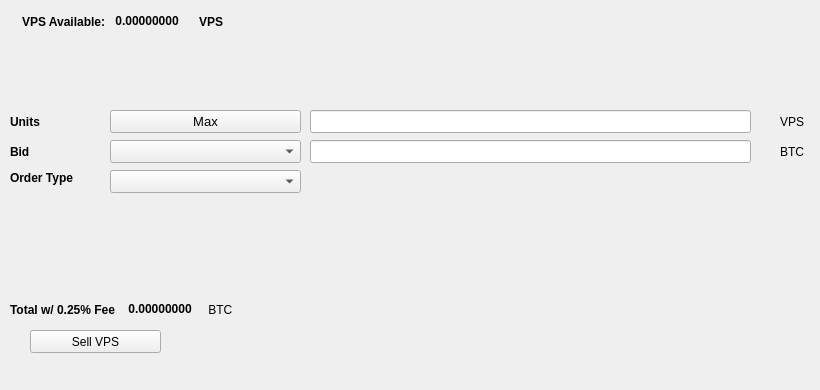
   <widget class="QWidget" name="SellTab">
    <attribute name="title">
     <string>Sell</string>
    </attribute>
    <widget class="QLabel" name="label_16">
     <property name="geometry">
      <rect>
       <x>780</x>
       <y>140</y>
       <width>31</width>
       <height>23</height>
      </rect>
     </property>
     <property name="text">
      <string>BTC</string>
     </property>
    </widget>
    <widget class="QComboBox" name="SellBidcomboBox">
     <property name="geometry">
      <rect>
       <x>110</x>
       <y>140</y>
       <width>191</width>
       <height>23</height>
      </rect>
     </property>
     <property name="font">
      <font>
       <pointsize>10</pointsize>
      </font>
     </property>
    </widget>
    <widget class="QLabel" name="label_18">
     <property name="geometry">
      <rect>
       <x>10</x>
       <y>110</y>
       <width>46</width>
       <height>23</height>
      </rect>
     </property>
     <property name="font">
      <font>
       <weight>75</weight>
       <bold>true</bold>
      </font>
     </property>
     <property name="text">
      <string>Units</string>
     </property>
    </widget>
    <widget class="QPushButton" name="Sell_Max_Amount">
     <property name="geometry">
      <rect>
       <x>110</x>
       <y>110</y>
       <width>191</width>
       <height>23</height>
      </rect>
     </property>
     <property name="font">
      <font>
       <pointsize>10</pointsize>
      </font>
     </property>
     <property name="text">
      <string>Max</string>
     </property>
    </widget>
    <widget class="QLabel" name="label_20">
     <property name="geometry">
      <rect>
       <x>10</x>
       <y>170</y>
       <width>91</width>
       <height>16</height>
      </rect>
     </property>
     <property name="font">
      <font>
       <weight>75</weight>
       <bold>true</bold>
      </font>
     </property>
     <property name="text">
      <string>Order Type</string>
     </property>
    </widget>
    <widget class="QComboBox" name="SellOrdertypeCombo">
     <property name="geometry">
      <rect>
       <x>110</x>
       <y>170</y>
       <width>191</width>
       <height>23</height>
      </rect>
     </property>
     <property name="font">
      <font>
       <pointsize>10</pointsize>
      </font>
     </property>
    </widget>
    <widget class="QLabel" name="label_21">
     <property name="geometry">
      <rect>
       <x>10</x>
       <y>140</y>
       <width>46</width>
       <height>23</height>
      </rect>
     </property>
     <property name="font">
      <font>
       <weight>75</weight>
       <bold>true</bold>
      </font>
     </property>
     <property name="text">
      <string>Bid</string>
     </property>
    </widget>
    <widget class="QLabel" name="label_22">
     <property name="geometry">
      <rect>
       <x>780</x>
       <y>110</y>
       <width>31</width>
       <height>23</height>
      </rect>
     </property>
     <property name="text">
      <string>VPS</string>
     </property>
    </widget>
    <widget class="QLineEdit" name="UnitsInputVPS">
     <property name="geometry">
      <rect>
       <x>310</x>
       <y>110</y>
       <width>441</width>
       <height>23</height>
      </rect>
     </property>
     <property name="font">
      <font>
       <pointsize>9</pointsize>
       <weight>75</weight>
       <bold>true</bold>
      </font>
     </property>
    </widget>
    <widget class="QLineEdit" name="SellBidPriceEdit">
     <property name="geometry">
      <rect>
       <x>310</x>
       <y>140</y>
       <width>441</width>
       <height>23</height>
      </rect>
     </property>
     <property name="font">
      <font>
       <pointsize>9</pointsize>
       <weight>75</weight>
       <bold>true</bold>
      </font>
     </property>
    </widget>
    <widget class="QPushButton" name="SellVPSBTN">
     <property name="geometry">
      <rect>
       <x>30</x>
       <y>330</y>
       <width>131</width>
       <height>23</height>
      </rect>
     </property>
     <property name="text">
      <string>Sell VPS</string>
     </property>
     <property name="icon">
      <iconset resource="../vps">
       <normaloff>:/icons/bitcoin</normaloff>:/icons/bitcoin</iconset>
     </property>
    </widget>
    <widget class="QWidget" name="layoutWidget3">
     <property name="geometry">
      <rect>
       <x>22</x>
       <y>12</y>
       <width>258</width>
       <height>19</height>
      </rect>
     </property>
     <layout class="QHBoxLayout" name="horizontalLayout">
      <item>
       <widget class="QLabel" name="label232_2">
        <property name="font">
         <font>
          <weight>75</weight>
          <bold>true</bold>
         </font>
        </property>
        <property name="text">
         <string>VPS Available:</string>
        </property>
       </widget>
      </item>
      <item>
       <widget class="QLabel" name="VPSAvailableLabel">
        <property name="palette">
         <palette>
          <active>
           <colorrole role="WindowText">
            <brush brushstyle="SolidPattern">
             <color alpha="255">
              <red>0</red>
              <green>0</green>
              <blue>0</blue>
             </color>
            </brush>
           </colorrole>
           <colorrole role="Button">
            <brush brushstyle="SolidPattern">
             <color alpha="255">
              <red>0</red>
              <green>170</green>
              <blue>0</blue>
             </color>
            </brush>
           </colorrole>
           <colorrole role="Light">
            <brush brushstyle="SolidPattern">
             <color alpha="255">
              <red>0</red>
              <green>255</green>
              <blue>0</blue>
             </color>
            </brush>
           </colorrole>
           <colorrole role="Midlight">
            <brush brushstyle="SolidPattern">
             <color alpha="255">
              <red>0</red>
              <green>212</green>
              <blue>0</blue>
             </color>
            </brush>
           </colorrole>
           <colorrole role="Dark">
            <brush brushstyle="SolidPattern">
             <color alpha="255">
              <red>0</red>
              <green>85</green>
              <blue>0</blue>
             </color>
            </brush>
           </colorrole>
           <colorrole role="Mid">
            <brush brushstyle="SolidPattern">
             <color alpha="255">
              <red>0</red>
              <green>113</green>
              <blue>0</blue>
             </color>
            </brush>
           </colorrole>
           <colorrole role="Text">
            <brush brushstyle="SolidPattern">
             <color alpha="255">
              <red>0</red>
              <green>170</green>
              <blue>0</blue>
             </color>
            </brush>
           </colorrole>
           <colorrole role="BrightText">
            <brush brushstyle="SolidPattern">
             <color alpha="255">
              <red>255</red>
              <green>255</green>
              <blue>255</blue>
             </color>
            </brush>
           </colorrole>
           <colorrole role="ButtonText">
            <brush brushstyle="SolidPattern">
             <color alpha="255">
              <red>0</red>
              <green>0</green>
              <blue>0</blue>
             </color>
            </brush>
           </colorrole>
           <colorrole role="Base">
            <brush brushstyle="SolidPattern">
             <color alpha="255">
              <red>255</red>
              <green>255</green>
              <blue>255</blue>
             </color>
            </brush>
           </colorrole>
           <colorrole role="Window">
            <brush brushstyle="SolidPattern">
             <color alpha="255">
              <red>0</red>
              <green>170</green>
              <blue>0</blue>
             </color>
            </brush>
           </colorrole>
           <colorrole role="Shadow">
            <brush brushstyle="SolidPattern">
             <color alpha="255">
              <red>0</red>
              <green>0</green>
              <blue>0</blue>
             </color>
            </brush>
           </colorrole>
           <colorrole role="AlternateBase">
            <brush brushstyle="SolidPattern">
             <color alpha="255">
              <red>127</red>
              <green>212</green>
              <blue>127</blue>
             </color>
            </brush>
           </colorrole>
           <colorrole role="ToolTipBase">
            <brush brushstyle="SolidPattern">
             <color alpha="255">
              <red>255</red>
              <green>255</green>
              <blue>220</blue>
             </color>
            </brush>
           </colorrole>
           <colorrole role="ToolTipText">
            <brush brushstyle="SolidPattern">
             <color alpha="255">
              <red>0</red>
              <green>0</green>
              <blue>0</blue>
             </color>
            </brush>
           </colorrole>
          </active>
          <inactive>
           <colorrole role="WindowText">
            <brush brushstyle="SolidPattern">
             <color alpha="255">
              <red>0</red>
              <green>0</green>
              <blue>0</blue>
             </color>
            </brush>
           </colorrole>
           <colorrole role="Button">
            <brush brushstyle="SolidPattern">
             <color alpha="255">
              <red>0</red>
              <green>170</green>
              <blue>0</blue>
             </color>
            </brush>
           </colorrole>
           <colorrole role="Light">
            <brush brushstyle="SolidPattern">
             <color alpha="255">
              <red>0</red>
              <green>255</green>
              <blue>0</blue>
             </color>
            </brush>
           </colorrole>
           <colorrole role="Midlight">
            <brush brushstyle="SolidPattern">
             <color alpha="255">
              <red>0</red>
              <green>212</green>
              <blue>0</blue>
             </color>
            </brush>
           </colorrole>
           <colorrole role="Dark">
            <brush brushstyle="SolidPattern">
             <color alpha="255">
              <red>0</red>
              <green>85</green>
              <blue>0</blue>
             </color>
            </brush>
           </colorrole>
           <colorrole role="Mid">
            <brush brushstyle="SolidPattern">
             <color alpha="255">
              <red>0</red>
              <green>113</green>
              <blue>0</blue>
             </color>
            </brush>
           </colorrole>
           <colorrole role="Text">
            <brush brushstyle="SolidPattern">
             <color alpha="255">
              <red>0</red>
              <green>170</green>
              <blue>0</blue>
             </color>
            </brush>
           </colorrole>
           <colorrole role="BrightText">
            <brush brushstyle="SolidPattern">
             <color alpha="255">
              <red>255</red>
              <green>255</green>
              <blue>255</blue>
             </color>
            </brush>
           </colorrole>
           <colorrole role="ButtonText">
            <brush brushstyle="SolidPattern">
             <color alpha="255">
              <red>0</red>
              <green>0</green>
              <blue>0</blue>
             </color>
            </brush>
           </colorrole>
           <colorrole role="Base">
            <brush brushstyle="SolidPattern">
             <color alpha="255">
              <red>255</red>
              <green>255</green>
              <blue>255</blue>
             </color>
            </brush>
           </colorrole>
           <colorrole role="Window">
            <brush brushstyle="SolidPattern">
             <color alpha="255">
              <red>0</red>
              <green>170</green>
              <blue>0</blue>
             </color>
            </brush>
           </colorrole>
           <colorrole role="Shadow">
            <brush brushstyle="SolidPattern">
             <color alpha="255">
              <red>0</red>
              <green>0</green>
              <blue>0</blue>
             </color>
            </brush>
           </colorrole>
           <colorrole role="AlternateBase">
            <brush brushstyle="SolidPattern">
             <color alpha="255">
              <red>127</red>
              <green>212</green>
              <blue>127</blue>
             </color>
            </brush>
           </colorrole>
           <colorrole role="ToolTipBase">
            <brush brushstyle="SolidPattern">
             <color alpha="255">
              <red>255</red>
              <green>255</green>
              <blue>220</blue>
             </color>
            </brush>
           </colorrole>
           <colorrole role="ToolTipText">
            <brush brushstyle="SolidPattern">
             <color alpha="255">
              <red>0</red>
              <green>0</green>
              <blue>0</blue>
             </color>
            </brush>
           </colorrole>
          </inactive>
          <disabled>
           <colorrole role="WindowText">
            <brush brushstyle="SolidPattern">
             <color alpha="255">
              <red>0</red>
              <green>85</green>
              <blue>0</blue>
             </color>
            </brush>
           </colorrole>
           <colorrole role="Button">
            <brush brushstyle="SolidPattern">
             <color alpha="255">
              <red>0</red>
              <green>170</green>
              <blue>0</blue>
             </color>
            </brush>
           </colorrole>
           <colorrole role="Light">
            <brush brushstyle="SolidPattern">
             <color alpha="255">
              <red>0</red>
              <green>255</green>
              <blue>0</blue>
             </color>
            </brush>
           </colorrole>
           <colorrole role="Midlight">
            <brush brushstyle="SolidPattern">
             <color alpha="255">
              <red>0</red>
              <green>212</green>
              <blue>0</blue>
             </color>
            </brush>
           </colorrole>
           <colorrole role="Dark">
            <brush brushstyle="SolidPattern">
             <color alpha="255">
              <red>0</red>
              <green>85</green>
              <blue>0</blue>
             </color>
            </brush>
           </colorrole>
           <colorrole role="Mid">
            <brush brushstyle="SolidPattern">
             <color alpha="255">
              <red>0</red>
              <green>113</green>
              <blue>0</blue>
             </color>
            </brush>
           </colorrole>
           <colorrole role="Text">
            <brush brushstyle="SolidPattern">
             <color alpha="255">
              <red>0</red>
              <green>85</green>
              <blue>0</blue>
             </color>
            </brush>
           </colorrole>
           <colorrole role="BrightText">
            <brush brushstyle="SolidPattern">
             <color alpha="255">
              <red>255</red>
              <green>255</green>
              <blue>255</blue>
             </color>
            </brush>
           </colorrole>
           <colorrole role="ButtonText">
            <brush brushstyle="SolidPattern">
             <color alpha="255">
              <red>0</red>
              <green>85</green>
              <blue>0</blue>
             </color>
            </brush>
           </colorrole>
           <colorrole role="Base">
            <brush brushstyle="SolidPattern">
             <color alpha="255">
              <red>0</red>
              <green>170</green>
              <blue>0</blue>
             </color>
            </brush>
           </colorrole>
           <colorrole role="Window">
            <brush brushstyle="SolidPattern">
             <color alpha="255">
              <red>0</red>
              <green>170</green>
              <blue>0</blue>
             </color>
            </brush>
           </colorrole>
           <colorrole role="Shadow">
            <brush brushstyle="SolidPattern">
             <color alpha="255">
              <red>0</red>
              <green>0</green>
              <blue>0</blue>
             </color>
            </brush>
           </colorrole>
           <colorrole role="AlternateBase">
            <brush brushstyle="SolidPattern">
             <color alpha="255">
              <red>0</red>
              <green>170</green>
              <blue>0</blue>
             </color>
            </brush>
           </colorrole>
           <colorrole role="ToolTipBase">
            <brush brushstyle="SolidPattern">
             <color alpha="255">
              <red>255</red>
              <green>255</green>
              <blue>220</blue>
             </color>
            </brush>
           </colorrole>
           <colorrole role="ToolTipText">
            <brush brushstyle="SolidPattern">
             <color alpha="255">
              <red>0</red>
              <green>0</green>
              <blue>0</blue>
             </color>
            </brush>
           </colorrole>
          </disabled>
         </palette>
        </property>
        <property name="font">
         <font>
          <weight>75</weight>
          <bold>true</bold>
         </font>
        </property>
        <property name="text">
         <string> 0.00000000 </string>
        </property>
        <property name="textInteractionFlags">
         <set>Qt::LinksAccessibleByMouse|Qt::TextSelectableByKeyboard|Qt::TextSelectableByMouse</set>
        </property>
       </widget>
      </item>
      <item>
       <widget class="QLabel" name="labelVPS">
        <property name="font">
         <font>
          <weight>75</weight>
          <bold>true</bold>
         </font>
        </property>
        <property name="text">
         <string>VPS</string>
        </property>
       </widget>
      </item>
     </layout>
    </widget>
    <widget class="QWidget" name="layoutWidget">
     <property name="geometry">
      <rect>
       <x>10</x>
       <y>300</y>
       <width>268</width>
       <height>19</height>
      </rect>
     </property>
     <layout class="QHBoxLayout" name="horizontalLayout_2">
      <item>
       <widget class="QLabel" name="label_19">
        <property name="font">
         <font>
          <weight>75</weight>
          <bold>true</bold>
         </font>
        </property>
        <property name="text">
         <string>Total w/ 0.25% Fee </string>
        </property>
       </widget>
      </item>
      <item>
       <widget class="QLabel" name="SellCostLabel">
        <property name="palette">
         <palette>
          <active>
           <colorrole role="WindowText">
            <brush brushstyle="SolidPattern">
             <color alpha="255">
              <red>0</red>
              <green>0</green>
              <blue>0</blue>
             </color>
            </brush>
           </colorrole>
           <colorrole role="Button">
            <brush brushstyle="SolidPattern">
             <color alpha="255">
              <red>0</red>
              <green>170</green>
              <blue>0</blue>
             </color>
            </brush>
           </colorrole>
           <colorrole role="Light">
            <brush brushstyle="SolidPattern">
             <color alpha="255">
              <red>0</red>
              <green>255</green>
              <blue>0</blue>
             </color>
            </brush>
           </colorrole>
           <colorrole role="Midlight">
            <brush brushstyle="SolidPattern">
             <color alpha="255">
              <red>0</red>
              <green>212</green>
              <blue>0</blue>
             </color>
            </brush>
           </colorrole>
           <colorrole role="Dark">
            <brush brushstyle="SolidPattern">
             <color alpha="255">
              <red>0</red>
              <green>85</green>
              <blue>0</blue>
             </color>
            </brush>
           </colorrole>
           <colorrole role="Mid">
            <brush brushstyle="SolidPattern">
             <color alpha="255">
              <red>0</red>
              <green>113</green>
              <blue>0</blue>
             </color>
            </brush>
           </colorrole>
           <colorrole role="Text">
            <brush brushstyle="SolidPattern">
             <color alpha="255">
              <red>0</red>
              <green>170</green>
              <blue>0</blue>
             </color>
            </brush>
           </colorrole>
           <colorrole role="BrightText">
            <brush brushstyle="SolidPattern">
             <color alpha="255">
              <red>255</red>
              <green>255</green>
              <blue>255</blue>
             </color>
            </brush>
           </colorrole>
           <colorrole role="ButtonText">
            <brush brushstyle="SolidPattern">
             <color alpha="255">
              <red>0</red>
              <green>0</green>
              <blue>0</blue>
             </color>
            </brush>
           </colorrole>
           <colorrole role="Base">
            <brush brushstyle="SolidPattern">
             <color alpha="255">
              <red>255</red>
              <green>255</green>
              <blue>255</blue>
             </color>
            </brush>
           </colorrole>
           <colorrole role="Window">
            <brush brushstyle="SolidPattern">
             <color alpha="255">
              <red>0</red>
              <green>170</green>
              <blue>0</blue>
             </color>
            </brush>
           </colorrole>
           <colorrole role="Shadow">
            <brush brushstyle="SolidPattern">
             <color alpha="255">
              <red>0</red>
              <green>0</green>
              <blue>0</blue>
             </color>
            </brush>
           </colorrole>
           <colorrole role="AlternateBase">
            <brush brushstyle="SolidPattern">
             <color alpha="255">
              <red>127</red>
              <green>212</green>
              <blue>127</blue>
             </color>
            </brush>
           </colorrole>
           <colorrole role="ToolTipBase">
            <brush brushstyle="SolidPattern">
             <color alpha="255">
              <red>255</red>
              <green>255</green>
              <blue>220</blue>
             </color>
            </brush>
           </colorrole>
           <colorrole role="ToolTipText">
            <brush brushstyle="SolidPattern">
             <color alpha="255">
              <red>0</red>
              <green>0</green>
              <blue>0</blue>
             </color>
            </brush>
           </colorrole>
          </active>
          <inactive>
           <colorrole role="WindowText">
            <brush brushstyle="SolidPattern">
             <color alpha="255">
              <red>0</red>
              <green>0</green>
              <blue>0</blue>
             </color>
            </brush>
           </colorrole>
           <colorrole role="Button">
            <brush brushstyle="SolidPattern">
             <color alpha="255">
              <red>0</red>
              <green>170</green>
              <blue>0</blue>
             </color>
            </brush>
           </colorrole>
           <colorrole role="Light">
            <brush brushstyle="SolidPattern">
             <color alpha="255">
              <red>0</red>
              <green>255</green>
              <blue>0</blue>
             </color>
            </brush>
           </colorrole>
           <colorrole role="Midlight">
            <brush brushstyle="SolidPattern">
             <color alpha="255">
              <red>0</red>
              <green>212</green>
              <blue>0</blue>
             </color>
            </brush>
           </colorrole>
           <colorrole role="Dark">
            <brush brushstyle="SolidPattern">
             <color alpha="255">
              <red>0</red>
              <green>85</green>
              <blue>0</blue>
             </color>
            </brush>
           </colorrole>
           <colorrole role="Mid">
            <brush brushstyle="SolidPattern">
             <color alpha="255">
              <red>0</red>
              <green>113</green>
              <blue>0</blue>
             </color>
            </brush>
           </colorrole>
           <colorrole role="Text">
            <brush brushstyle="SolidPattern">
             <color alpha="255">
              <red>0</red>
              <green>170</green>
              <blue>0</blue>
             </color>
            </brush>
           </colorrole>
           <colorrole role="BrightText">
            <brush brushstyle="SolidPattern">
             <color alpha="255">
              <red>255</red>
              <green>255</green>
              <blue>255</blue>
             </color>
            </brush>
           </colorrole>
           <colorrole role="ButtonText">
            <brush brushstyle="SolidPattern">
             <color alpha="255">
              <red>0</red>
              <green>0</green>
              <blue>0</blue>
             </color>
            </brush>
           </colorrole>
           <colorrole role="Base">
            <brush brushstyle="SolidPattern">
             <color alpha="255">
              <red>255</red>
              <green>255</green>
              <blue>255</blue>
             </color>
            </brush>
           </colorrole>
           <colorrole role="Window">
            <brush brushstyle="SolidPattern">
             <color alpha="255">
              <red>0</red>
              <green>170</green>
              <blue>0</blue>
             </color>
            </brush>
           </colorrole>
           <colorrole role="Shadow">
            <brush brushstyle="SolidPattern">
             <color alpha="255">
              <red>0</red>
              <green>0</green>
              <blue>0</blue>
             </color>
            </brush>
           </colorrole>
           <colorrole role="AlternateBase">
            <brush brushstyle="SolidPattern">
             <color alpha="255">
              <red>127</red>
              <green>212</green>
              <blue>127</blue>
             </color>
            </brush>
           </colorrole>
           <colorrole role="ToolTipBase">
            <brush brushstyle="SolidPattern">
             <color alpha="255">
              <red>255</red>
              <green>255</green>
              <blue>220</blue>
             </color>
            </brush>
           </colorrole>
           <colorrole role="ToolTipText">
            <brush brushstyle="SolidPattern">
             <color alpha="255">
              <red>0</red>
              <green>0</green>
              <blue>0</blue>
             </color>
            </brush>
           </colorrole>
          </inactive>
          <disabled>
           <colorrole role="WindowText">
            <brush brushstyle="SolidPattern">
             <color alpha="255">
              <red>0</red>
              <green>85</green>
              <blue>0</blue>
             </color>
            </brush>
           </colorrole>
           <colorrole role="Button">
            <brush brushstyle="SolidPattern">
             <color alpha="255">
              <red>0</red>
              <green>170</green>
              <blue>0</blue>
             </color>
            </brush>
           </colorrole>
           <colorrole role="Light">
            <brush brushstyle="SolidPattern">
             <color alpha="255">
              <red>0</red>
              <green>255</green>
              <blue>0</blue>
             </color>
            </brush>
           </colorrole>
           <colorrole role="Midlight">
            <brush brushstyle="SolidPattern">
             <color alpha="255">
              <red>0</red>
              <green>212</green>
              <blue>0</blue>
             </color>
            </brush>
           </colorrole>
           <colorrole role="Dark">
            <brush brushstyle="SolidPattern">
             <color alpha="255">
              <red>0</red>
              <green>85</green>
              <blue>0</blue>
             </color>
            </brush>
           </colorrole>
           <colorrole role="Mid">
            <brush brushstyle="SolidPattern">
             <color alpha="255">
              <red>0</red>
              <green>113</green>
              <blue>0</blue>
             </color>
            </brush>
           </colorrole>
           <colorrole role="Text">
            <brush brushstyle="SolidPattern">
             <color alpha="255">
              <red>0</red>
              <green>85</green>
              <blue>0</blue>
             </color>
            </brush>
           </colorrole>
           <colorrole role="BrightText">
            <brush brushstyle="SolidPattern">
             <color alpha="255">
              <red>255</red>
              <green>255</green>
              <blue>255</blue>
             </color>
            </brush>
           </colorrole>
           <colorrole role="ButtonText">
            <brush brushstyle="SolidPattern">
             <color alpha="255">
              <red>0</red>
              <green>85</green>
              <blue>0</blue>
             </color>
            </brush>
           </colorrole>
           <colorrole role="Base">
            <brush brushstyle="SolidPattern">
             <color alpha="255">
              <red>0</red>
              <green>170</green>
              <blue>0</blue>
             </color>
            </brush>
           </colorrole>
           <colorrole role="Window">
            <brush brushstyle="SolidPattern">
             <color alpha="255">
              <red>0</red>
              <green>170</green>
              <blue>0</blue>
             </color>
            </brush>
           </colorrole>
           <colorrole role="Shadow">
            <brush brushstyle="SolidPattern">
             <color alpha="255">
              <red>0</red>
              <green>0</green>
              <blue>0</blue>
             </color>
            </brush>
           </colorrole>
           <colorrole role="AlternateBase">
            <brush brushstyle="SolidPattern">
             <color alpha="255">
              <red>0</red>
              <green>170</green>
              <blue>0</blue>
             </color>
            </brush>
           </colorrole>
           <colorrole role="ToolTipBase">
            <brush brushstyle="SolidPattern">
             <color alpha="255">
              <red>255</red>
              <green>255</green>
              <blue>220</blue>
             </color>
            </brush>
           </colorrole>
           <colorrole role="ToolTipText">
            <brush brushstyle="SolidPattern">
             <color alpha="255">
              <red>0</red>
              <green>0</green>
              <blue>0</blue>
             </color>
            </brush>
           </colorrole>
          </disabled>
         </palette>
        </property>
        <property name="font">
         <font>
          <weight>75</weight>
          <bold>true</bold>
         </font>
        </property>
        <property name="autoFillBackground">
         <bool>false</bool>
        </property>
        <property name="text">
         <string> 0.00000000</string>
        </property>
        <property name="textInteractionFlags">
         <set>Qt::LinksAccessibleByMouse|Qt::TextSelectableByMouse</set>
        </property>
       </widget>
      </item>
      <item>
       <widget class="QLabel" name="label_17">
        <property name="font">
         <font>
          <weight>50</weight>
          <bold>false</bold>
         </font>
        </property>
        <property name="text">
         <string> BTC</string>
        </property>
       </widget>
      </item>
     </layout>
    </widget>
    <widget class="QLabel" name="label_23">
     <property name="geometry">
      <rect>
       <x>460</x>
       <y>300</y>
       <width>281</width>
       <height>81</height>
      </rect>
     </property>
     <property name="text">
      <string/>
     </property>
     <property name="pixmap">
      <pixmap>:/images/bittrex</pixmap>
     </property>
    </widget>
   </widget>
